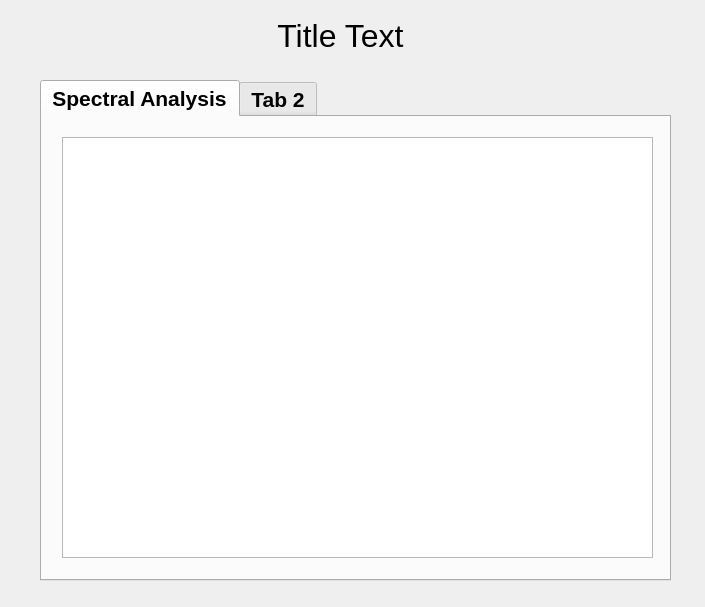
<?xml version="1.0" encoding="UTF-8"?>
<ui version="4.0">
 <class>RealtimeStream</class>
 <widget class="QMainWindow" name="RealtimeStream">
  <property name="geometry">
   <rect>
    <x>0</x>
    <y>0</y>
    <width>705</width>
    <height>607</height>
   </rect>
  </property>
  <property name="windowTitle">
   <string>Real-time Stream Visual Form</string>
  </property>
  <widget class="QWidget" name="centralwidget">
   <widget class="QTabWidget" name="GraphicTab">
    <property name="geometry">
     <rect>
      <x>40</x>
      <y>80</y>
      <width>631</width>
      <height>501</height>
     </rect>
    </property>
    <property name="font">
     <font>
      <family>Meiryo UI</family>
      <pointsize>16</pointsize>
      <weight>75</weight>
      <bold>true</bold>
     </font>
    </property>
    <property name="tabPosition">
     <enum>QTabWidget::North</enum>
    </property>
    <property name="tabShape">
     <enum>QTabWidget::Rounded</enum>
    </property>
    <property name="currentIndex">
     <number>0</number>
    </property>
    <widget class="QWidget" name="tab">
     <attribute name="title">
      <string>Spectral Analysis</string>
     </attribute>
     <widget class="QChartView" name="SpectralChartView">
      <property name="geometry">
       <rect>
        <x>20</x>
        <y>20</y>
        <width>591</width>
        <height>421</height>
       </rect>
      </property>
      <property name="autoFillBackground">
       <bool>true</bool>
      </property>
     </widget>
    </widget>
    <widget class="QWidget" name="tab_2">
     <attribute name="title">
      <string>Tab 2</string>
     </attribute>
    </widget>
   </widget>
   <widget class="QLabel" name="ElectrodeNameLabel">
    <property name="geometry">
     <rect>
      <x>170</x>
      <y>20</y>
      <width>341</width>
      <height>31</height>
     </rect>
    </property>
    <property name="font">
     <font>
      <family>Meiryo UI</family>
      <pointsize>24</pointsize>
     </font>
    </property>
    <property name="text">
     <string>Title Text</string>
    </property>
    <property name="alignment">
     <set>Qt::AlignCenter</set>
    </property>
   </widget>
  </widget>
 </widget>
 <customwidgets>
  <customwidget>
   <class>QChartView</class>
   <extends>QGraphicsView</extends>
   <header>QtCharts/QChartView.h</header>
  </customwidget>
 </customwidgets>
 <resources/>
 <connections/>
</ui>
